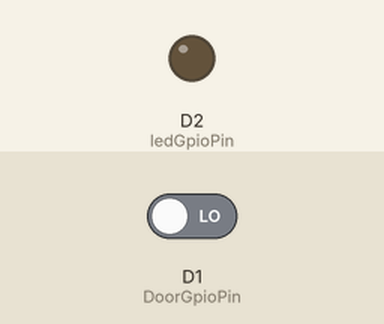
Simulated run of this sketch. Board: ESP8266 (NodeMCU). Shown: output pins drawn as LEDs (lit = HIGH). Inputs (shaded band) come from the test bench; at power-on: D1 (DoorGpioPin) LOW. WiFi joins after 1.5 s; servers stay silent unless stated; what the sketch prints to the serial monitor is not drawn.

Above: at 2.7 s.
2.8 s: D1 (DoorGpioPin) driven HIGH
At 4.0 s:
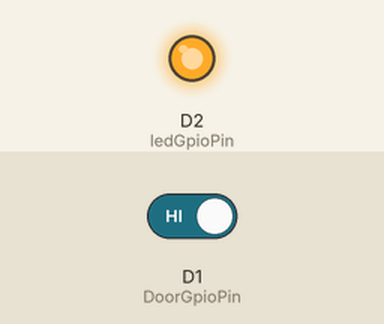
4.3 s: D1 (DoorGpioPin) driven LOW
At 5.2 s:
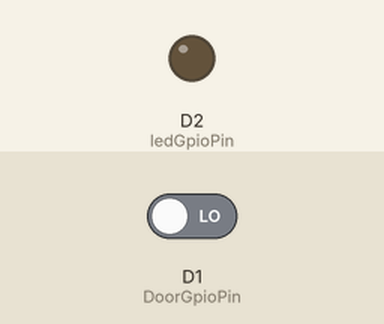
Timing chart, 0 to 7.3 s (numbered marks = the images above; inputs shaded):
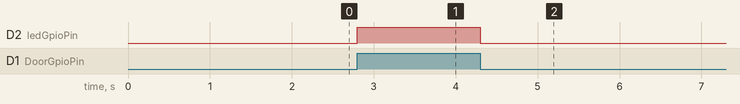

The sketch:

ESP8266_MAGNETICDOORS.ino
```cpp
#include <ESP8266WiFi.h>
#include <TridentTD_LineNotify.h>
#define DoorGpioPin D1
#define ledGpioPin D2
#define closed 0
#define opened 1

#define WIFI_SSID "dlink-ABD0"
#define WIFI_PASS "yyafr68490"

int doorState = 0;
int ledState = 0;

void setup() {
  Serial.begin(115200);
  pinMode(DoorGpioPin, INPUT);
  pinMode(ledGpioPin, OUTPUT);
  Serial.println();
  Serial.println("-------------------------------------");
  Serial.println("Running!");
  Serial.println("-------------------------------------");
  // Connect to Wifi.
  Serial.println();
  WiFi.begin(WIFI_SSID, WIFI_PASS);
  Serial.printf("WiFi Connecting to %s\n", WIFI_SSID);
  while (WiFi.status() != WL_CONNECTED) {
    delay(500);
    Serial.print(".");
  }
  Serial.printf("\nWiFi connected\nIP : ");
  Serial.println(WiFi.localIP());
  Serial.println();
}

void loop() {
  if (digitalRead(DoorGpioPin) == HIGH && doorState == opened) {
    LINE.notify("ปิด");
    Serial.println("Close");
    doorState = closed;
    ledState = 1; //on
    digitalWrite(ledGpioPin, ledState);
  }
  if (digitalRead(DoorGpioPin) == LOW && doorState == closed) {
    LINE.notify("เปิด");
    Serial.println("Open");
    doorState = opened;
    ledState = 0; //off
    digitalWrite(ledGpioPin, ledState);
  }
}
```

Measured:
- after the input at 2.8 s, D2 (ledGpioPin): LOW → HIGH at once
- after the input at 4.3 s, D2 (ledGpioPin): HIGH → LOW at once
